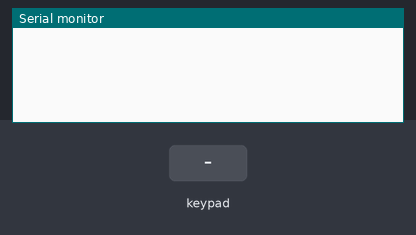
Recording of a sketch running on a simulated Arduino Uno, built with avr-gcc and run on an emulated ATmega328P. Shown: the last lines printed to the serial monitor. The test bench sets the inputs (shaded band).

Above: at 1.2 s.
1.3 s: key '1' pressed
At 1.8 s:
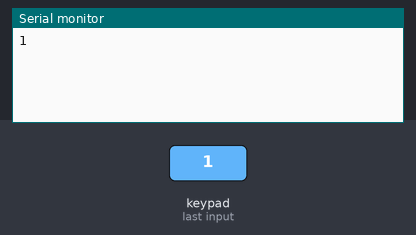
2.8 s: keypad keys 1 9 1 8 5 1 7 # pressed 0.4 s apart
At 6.2 s:
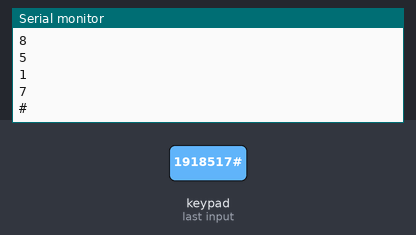
7.5 s: key 'A' pressed
At 7.9 s:
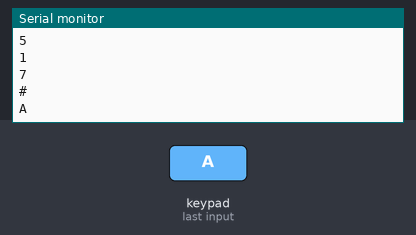
9.0 s: keypad keys 1 9 1 8 5 1 7 * pressed 0.4 s apart
At 12.3 s:
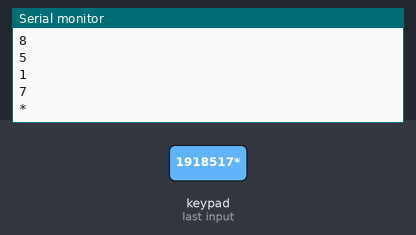
13.7 s: key '}' pressed
At 14.8 s:
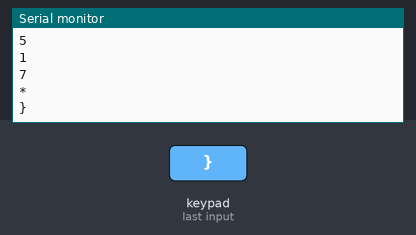
15.2 s: keypad keys 1 9 1 8 5 1 7 D pressed 0.4 s apart
At 19.2 s:
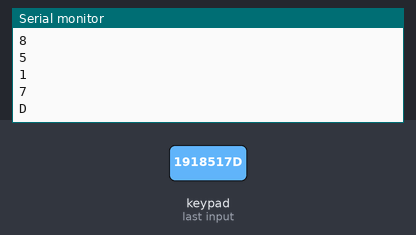
Timing chart, 0 to 20.7 s (numbered marks = the images above; inputs shaded):
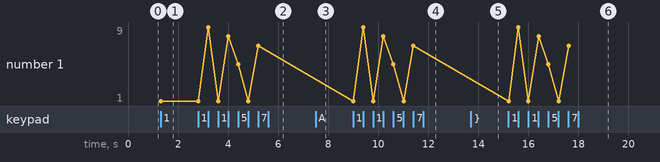

The sketch:

CustomKeypad.ino
```cpp
/* @file CustomKeypad.pde
|| @version 1.0
|| @author Alexander Brevig
|| @contact alexanderbrevig@gmail.com
||
|| @description
|| | Demonstrates changing the keypad size and key values.
|| #
*/
#include <Keypad.h>

const byte ROWS = 4; //four rows
const byte COLS = 4; //four columns
//define the cymbols on the buttons of the keypads
char hexaKeys[ROWS][COLS] = {
  {'1','2','3','A'},
  {'}','5','O','B'},
  {'7','8','9','C'},
  {'*','0','#','D'}
};
byte rowPins[ROWS] = {19, 18, 5, 17}; //connect to the row pinouts of the keypad
byte colPins[COLS] = {16, 4, 2, 15}; //connect to the column pinouts of the keypad

//initialize an instance of class NewKeypad
Keypad customKeypad = Keypad( makeKeymap(hexaKeys), rowPins, colPins, ROWS, COLS);

void setup(){
  Serial.begin(9600);
}

void loop(){
  char customKey = customKeypad.getKey();

  if (customKey){
    Serial.println(customKey);
  }
}
```

Measured:
- after the input at 1.3 s, the serial monitor: prints a new line at once (image 1)
- after the input at 2.8 s, the serial monitor: prints a new line after 0.41 s (image 2)
- after the input at 7.5 s, the serial monitor: prints a new line at once (image 3)
- after the input at 9.0 s, the serial monitor: prints a new line at once (image 4)
- after the input at 13.7 s, the serial monitor: prints a new line at once (image 5)
- after the input at 15.2 s, the serial monitor: prints a new line at once (image 6)
- plotted number 1: 1 → 7 after the input at 2.8 s
